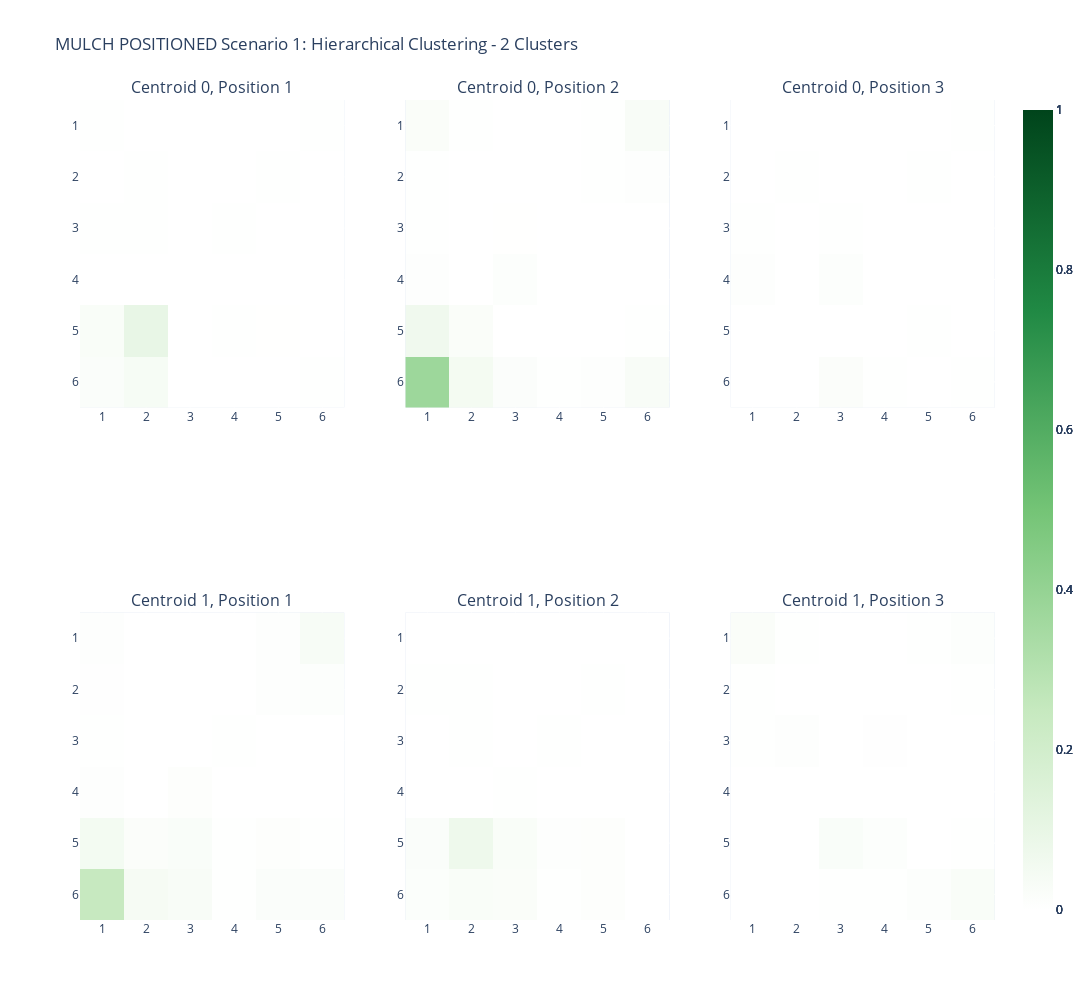

The code cell stored with this chart in its notebook:
### Code cell
# heatmaps for hierarchcal (manual clustering)

memberships = [[], []]
for i in range(len(final_perm)):
    memberships[final_perm[i]].append(i)

hierarchical_centroids = []
for group in memberships:
    hierarchical_centroids.append(list(count_table0[group].mean(axis=1)))

print(memberships)

# creates the heatmaps for the hierarchical clustering

fig = make_subplots()
if positioned:
    fig = create_centroid_heatmaps_POSITIONED(hierarchical_centroids)
else:
    fig = create_centroid_heatmaps_POSITIONLESS(hierarchical_centroids)
fig.update_layout(title=f'MULCH {positioned_label} Scenario 1: Hierarchical Clustering - {len(memberships)} Clusters')
fig.show()

### Figure 1 — Plotly figure (JSON) as saved in the notebook; plotly's stock layout.template omitted (floating-point values rounded to 4 significant figures)
{"data": [{"colorscale": [[0, "rgb(256,256,256)"], [0.25, "rgb(198,233,191)"], [0.5, "rgb(116,196,118)"], [0.75, "rgb(32,137,68)"], [1, "rgb(0,68,27)"]], "type": "heatmap", "x": [1, 2, 3, 4, 5, 6], "xaxis": "x", "y": [6, 5, 4, 3, 2, 1], "yaxis": "y", "z": [[0.01998, 0.03766, 0.0004634, 0.001723, 0.0006017, 0.0032], [0.02727, 0.09881, 0.001261, 0.004606, 0.002109, 0.001075], [0.0003916, 0.0009379, 0.0004876, 0.001404, 2.256e-05, 7.519e-06], [0.002399, 0.005277, 0.0007052, 0.004378, 3.359e-05, 3.175e-05], [0.0003294, 0.002904, 8.355e-07, 2.44e-05, 0.004039, 0.0008371], [0.003475, 0.001083, 0, 2.841e-06, 0.0006379, 0.003023]], "zmax": 1, "zmid": 0.5, "zmin": 0}, {"colorscale": [[0, "rgb(256,256,256)"], [0.25, "rgb(198,233,191)"], [0.5, "rgb(116,196,118)"], [0.75, "rgb(32,137,68)"], [1, "rgb(0,68,27)"]], "type": "heatmap", "x": [1, 2, 3, 4, 5, 6], "xaxis": "x2", "y": [6, 5, 4, 3, 2, 1], "yaxis": "y2", "z": [[0.3738, 0.05014, 0.01717, 0.003801, 0.00876, 0.03156], [0.0662, 0.02171, 0.0005748, 0.000529, 0.001199, 0.003127], [0.009656, 0.0003084, 0.0129, 0.0007203, 5.18e-06, 0.0001029], [0.003913, 0.0002945, 0.001974, 0.001339, 0, 4.01e-06], [0.004685, 0.0007425, 7.185e-05, 7.686e-06, 0.003158, 0.008008], [0.02291, 0.002757, 0.0001151, 2.54e-05, 0.004645, 0.03118]], "zmax": 1, "zmid": 0.5, "zmin": 0}, {"colorscale": [[0, "rgb(256,256,256)"], [0.25, "rgb(198,233,191)"], [0.5, "rgb(116,196,118)"], [0.75, "rgb(32,137,68)"], [1, "rgb(0,68,27)"]], "type": "heatmap", "x": [1, 2, 3, 4, 5, 6], "xaxis": "x3", "y": [6, 5, 4, 3, 2, 1], "yaxis": "y3", "z": [[0, 0, 0.01908, 0.00514, 0.001453, 0.002712], [0, 0, 0.0007346, 0.0003235, 0.003275, 0.001255], [0.009645, 0.0004098, 0.01273, 0.0006102, 6.015e-06, 3.342e-07], [0.004601, 0.0005774, 0.00259, 0.0006892, 0, 0], [0.0009444, 0.002755, 1.671e-06, 0, 0.00484, 0.0001716], [0.001769, 0.0007455, 0, 0, 0.0004082, 0.003217]], "zmax": 1, "zmid": 0.5, "zmin": 0}, {"colorscale": [[0, "rgb(256,256,256)"], [0.25, "rgb(198,233,191)"], [0.5, "rgb(116,196,118)"], [0.75, "rgb(32,137,68)"], [1, "rgb(0,68,27)"]], "type": "heatmap", "x": [1, 2, 3, 4, 5, 6], "xaxis": "x4", "y": [6, 5, 4, 3, 2, 1], "yaxis": "y4", "z": [[0.2462, 0.04118, 0.03106, 0.005296, 0.01994, 0.02062], [0.05111, 0.01764, 0.02523, 0.003941, 0.0101, 0.003404], [0.007699, 0.000217, 0.01022, 0.0003985, 1.065e-05, 9.823e-05], [0.002923, 0.0003043, 0.001425, 0.003288, 0, 2.941e-06], [0.005711, 0.0005464, 6.993e-05, 5.636e-06, 0.007618, 0.01353], [0.009378, 0.001371, 0.0001095, 1.862e-05, 0.008796, 0.03679]], "zmax": 1, "zmid": 0.5, "zmin": 0}, {"colorscale": [[0, "rgb(256,256,256)"], [0.25, "rgb(198,233,191)"], [0.5, "rgb(116,196,118)"], [0.75, "rgb(32,137,68)"], [1, "rgb(0,68,27)"]], "type": "heatmap", "x": [1, 2, 3, 4, 5, 6], "xaxis": "x5", "y": [6, 5, 4, 3, 2, 1], "yaxis": "y5", "z": [[0.01639, 0.02709, 0.02185, 0.003918, 0.01059, 0.001881], [0.02066, 0.07332, 0.02804, 0.006711, 0.01007, 0.001952], [0.0005959, 0.0007064, 0.003698, 0.001456, 2.587e-05, 5.759e-06], [0.001248, 0.002798, 0.001522, 0.005497, 3.195e-05, 2.328e-05], [0.002329, 0.002234, 2.02e-06, 2.321e-05, 0.003654, 0.0001853], [0.0005261, 0.0009968, 0, 2.083e-06, 0.0005901, 0.0008503]], "zmax": 1, "zmid": 0.5, "zmin": 0}, {"colorscale": [[0, "rgb(256,256,256)"], [0.25, "rgb(198,233,191)"], [0.5, "rgb(116,196,118)"], [0.75, "rgb(32,137,68)"], [1, "rgb(0,68,27)"]], "type": "heatmap", "x": [1, 2, 3, 4, 5, 6], "xaxis": "x6", "y": [6, 5, 4, 3, 2, 1], "yaxis": "y6", "z": [[0, 0, 0.002402, 0.003306, 0.0134, 0.02573], [0, 0, 0.02537, 0.01133, 0.001667, 0.004859], [0.001772, 0.0007295, 0.0005044, 0.0009357, 2.034e-05, 8.263e-05], [0.003528, 0.007572, 0.0005235, 0.005756, 2.739e-05, 3.401e-05], [0.00452, 0.001382, 5.33e-05, 2.52e-05, 0.001736, 0.004242], [0.02299, 0.003653, 8.718e-05, 2.686e-05, 0.002321, 0.01167]], "zmax": 1, "zmid": 0.5, "zmin": 0}], "layout": {"annotations": [{"font": {"size": 16}, "showarrow": false, "text": "Centroid 0, Position 1", "x": 0.1444, "xanchor": "center", "xref": "paper", "y": 1, "yanchor": "bottom", "yref": "paper"}, {"font": {"size": 16}, "showarrow": false, "text": "Centroid 0, Position 2", "x": 0.5, "xanchor": "center", "xref": "paper", "y": 1, "yanchor": "bottom", "yref": "paper"}, {"font": {"size": 16}, "showarrow": false, "text": "Centroid 0, Position 3", "x": 0.8556, "xanchor": "center", "xref": "paper", "y": 1, "yanchor": "bottom", "yref": "paper"}, {"font": {"size": 16}, "showarrow": false, "text": "Centroid 1, Position 1", "x": 0.1444, "xanchor": "center", "xref": "paper", "y": 0.375, "yanchor": "bottom", "yref": "paper"}, {"font": {"size": 16}, "showarrow": false, "text": "Centroid 1, Position 2", "x": 0.5, "xanchor": "center", "xref": "paper", "y": 0.375, "yanchor": "bottom", "yref": "paper"}, {"font": {"size": 16}, "showarrow": false, "text": "Centroid 1, Position 3", "x": 0.8556, "xanchor": "center", "xref": "paper", "y": 0.375, "yanchor": "bottom", "yref": "paper"}], "height": 1000, "title": {"text": "MULCH POSITIONED Scenario 1: Hierarchical Clustering - 2 Clusters"}, "width": 1300, "xaxis": {"anchor": "y", "domain": [0, 0.2889], "tickvals": [1, 2, 3, 4, 5, 6]}, "xaxis2": {"anchor": "y2", "domain": [0.3556, 0.6444], "tickvals": [1, 2, 3, 4, 5, 6]}, "xaxis3": {"anchor": "y3", "domain": [0.7111, 1], "tickvals": [1, 2, 3, 4, 5, 6]}, "xaxis4": {"anchor": "y4", "domain": [0, 0.2889], "tickvals": [1, 2, 3, 4, 5, 6]}, "xaxis5": {"anchor": "y5", "domain": [0.3556, 0.6444], "tickvals": [1, 2, 3, 4, 5, 6]}, "xaxis6": {"anchor": "y6", "domain": [0.7111, 1], "tickvals": [1, 2, 3, 4, 5, 6]}, "yaxis": {"anchor": "x", "autorange": "reversed", "domain": [0.625, 1]}, "yaxis2": {"anchor": "x2", "autorange": "reversed", "domain": [0.625, 1]}, "yaxis3": {"anchor": "x3", "autorange": "reversed", "domain": [0.625, 1]}, "yaxis4": {"anchor": "x4", "autorange": "reversed", "domain": [0, 0.375]}, "yaxis5": {"anchor": "x5", "autorange": "reversed", "domain": [0, 0.375]}, "yaxis6": {"anchor": "x6", "autorange": "reversed", "domain": [0, 0.375]}}}
